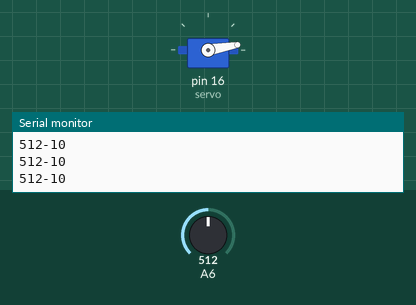
Recording of a sketch running on a simulated Arduino Nano, built with avr-gcc and run on an emulated ATmega328P. On the bench: servo, the last lines printed to the serial monitor. Inputs (shaded band) come from the test bench; at power-on: A6 = 512.

Above: at 1.2 s.
1.3 s: A6 set to 122
At 1.9 s:
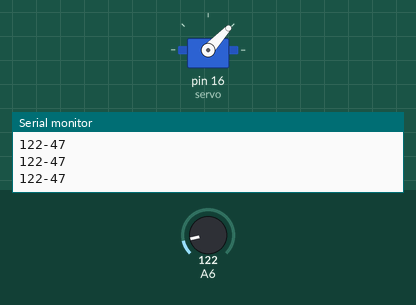
2.8 s: A6 set to 511
At 4.1 s:
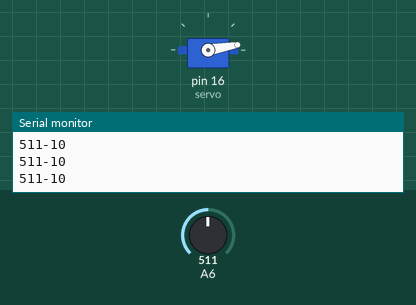
Timing chart, 0 to 5.8 s (numbered marks = the images above; inputs shaded):
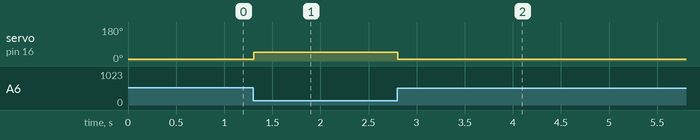

Measured:
- after the input at 1.3 s, servo on pin 16 (servo): 10° → 47° at once
- after the input at 2.8 s, servo on pin 16 (servo): 47° → 10° at once

The sketch:

serva-distance.ino
```cpp
#include <Servo.h>
Servo servo;
int p;
int r;

bool f;
void setup() {
  servo.attach(16);
  Serial.begin(9600);
  pinMode(A6,INPUT);

}
void loop() {
  p=analogRead(A6); //40-340 = 300
  r=5222/(p-13);
  servo.write(r);
   Serial.print(p);
    Serial.print("-");
    Serial.println(r);


}
```
